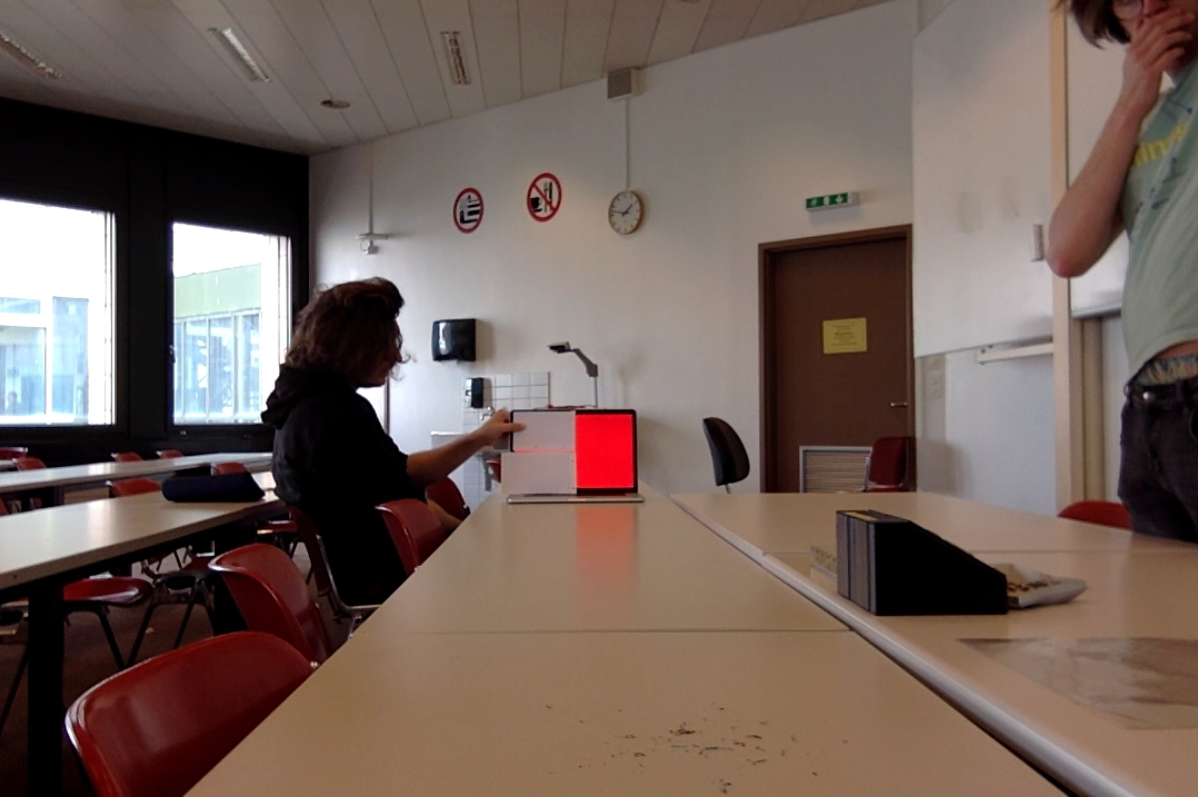
#> input picture receiver/screen_red1.png, 1198 x 797 px
$ jupyter execute Receivre.ipynb   (older library calls are emulated)
#> lines starting #> are read from the running program, lines starting #| are printed output that depends on the picture; after the words box and inside, x2 and y2 are one past the last pixel; in counts of white or black regions, pixels touching at a corner belong together; long printed decimals are rounded
[cell 1]
import numpy as np
import cv2
from matplotlib import pyplot as plt
import time
import math
import sys

Part 1: Screen detection
================

[cell 2]
#this function take the center of the image
def resize(im):
    x = im.shape[0]
    y = im.shape[1]
    return im[int(x/3):int(2*x/3), int(y/3):int(2*y/3)]

[cell 3]
def find_screen(cnts, image):
    total = 0
    approx_tmp = 0
    approx = []
    # loop over the contours
    for c in cnts:
        # approximate the contour
        peri = cv2.arcLength(c, True)
        print("perimetre ", peri)
        approx_tmp = cv2.approxPolyDP(c, 0.02 * peri, True)
        approx_tmp = np.squeeze(approx_tmp)
        #print(approx)
        cv2.drawContours(image, [approx_tmp], -1, (0, 255, 0), 4)
        #print(approx_tmp)
        #print(len(approx_tmp))
        if (peri > 100 and peri < 500):
            approx.append(approx_tmp)
            #print(approx)
            cv2.drawContours(image, [approx_tmp], -1, (0, 255, 0), 4)
    plt.imshow(image)
    plt.show()
    #print(approx)
    #print(len(approx))
    return approx

[cell 4]
def bords(approx):
    if(len(approx) == 2):
        approx = np.concatenate((approx[0], approx[1]), axis = 0)
    approx = np.squeeze(approx)
    bord = []
    min_x = sys.maxsize
    max_x = 0
    min_y = sys.maxsize
    max_y = 0
    config = -1
    for appro in approx:
        if appro[0] > max_x:
            max_x = appro[0]
        if appro[0] < min_x:
            min_x = appro[0]
        if appro[1] > max_y:
            max_y = appro[1]
        if appro[1] < min_y:
            min_y = appro[1]

    bord.extend([min_x, max_x, min_y, max_y])

    if(len(approx) == 4):
        if(max_x - min_x > max_y - min_y):
            config = 2
        else:
            config = 1
    else:
        approx_x = approx[:,0]
        approx_y = approx[:,1]
        fit = np.polyfit(approx_x,approx_y,1)
        if(fit[0] < 0):
            config = 3
        else:
            config = 4
    return bord,config

[cell 5]
def detection(path):
    start_time = time.time()
    if(type(path) == str):
        img = cv2.imread(path)
        path = img
    img = resize(path)
    #on split l'image en fonction des couleurs
    b,g,r = cv2.split(img)

    print("--- %s seconds ---" % (time.time() - start_time))

    # on parcours l'image et on mets r a 0 si b ou r superieur a un seuil (ici 50)
    for x in range(0, r.shape[0]):
        for y in range(0, r.shape[1]):
            if(b[x][y] > 50 or g[x][y] > 50):
                r[x][y] = 0

    print("--- %s seconds ---" % (time.time() - start_time))

    # on applique un filtre binaire
    ret,seg_red = cv2.threshold(r,190,255.0,cv2.THRESH_BINARY)

    # detecte
    edged = cv2.Canny(seg_red, 100, 100)

    kernel = cv2.getStructuringElement(cv2.MORPH_RECT, (5, 5))
    closed = cv2.morphologyEx(edged, cv2.MORPH_CLOSE, kernel)

    im2, cnts, hierarchy = cv2.findContours(closed.copy(), cv2.RETR_EXTERNAL, cv2.CHAIN_APPROX_SIMPLE)

    plt.imshow(closed)
    plt.show()

    approx = find_screen(cnts, img)

    bord,config = bords(approx)

    plt.imshow(img)
    plt.show()
    sucess = 1

    print("les 4 bords de l'ecrans sont : ", bord)
    print("la configuration est la n°", config)
    print("--- %s seconds ---" % (time.time() - start_time))

    return bord,config,sucess

[cell 6]
bord1, config1, sucss = detection('screen_red1.png')
#> in detection, img is the input picture: shape (797, 1198, 3); mean B, G, R 89.5, 97, 114.6
#> in detection, `ret,seg_red = cv2.threshold(r,190,255.0,cv2.THRESH_BINARY)`:
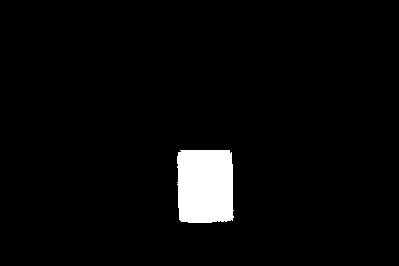
#> seg_red: shape (266, 399); 3.7% white; 1 white region, box (x1, y1, x2, y2) and area: (177, 150, 234, 223) 3948
#> in detection, `edged = cv2.Canny(seg_red, 100, 100)`: edged: shape (266, 399); 0.23% white in thin lines or dots, all inside (x1, y1, x2, y2) = (176, 149, 234, 223)
#> in detection, `im2, cnts, hierarchy = cv2.findContours(closed.copy(), cv2.RETR_EXTERN..`: cnts = 1 contour; box (x1, y1, x2, y2) and area: (176, 149, 234, 223) 3952
#> the loop in find_screen, `for c in cnts:` made 1 pass
#> (peri, approx_tmp) on pass 1: (250, [[180, 149], [179, 220], [231, 220], [231, 152]])
#| perimetre  250.042
#> after the loop in find_screen, `for c in cnts:`: approx = [[[180, 149], [179, 220], [231, 220], [231, 152]]]
#> in bords, `approx = np.squeeze(approx)`: approx = [[180, 149], [179, 220], [231, 220], [231, 152]]
#> the loop in bords, `for appro in approx:` made 4 passes
#> (max_x, min_x, max_y, min_y) on pass 1: (180, 180, 149, 149)
#> after the loop in bords, `for appro in approx:`: max_x = 231; max_y = 220; min_x = 179; min_y = 149
#> in detection, `bord,config = bords(approx)`: bord = [179, 231, 149, 220]; config = 1
#| les 4 bords de l'ecrans sont :  [179, 231, 149, 220]
#| la configuration est la n° 1
#> bord1 = [179, 231, 149, 220]; config1 = 1; sucss = 1

[cell 7]
bord2, config2, s = detection('screen_red2.png')
#> call 2 of detection, with path = 'screen_red2.png'
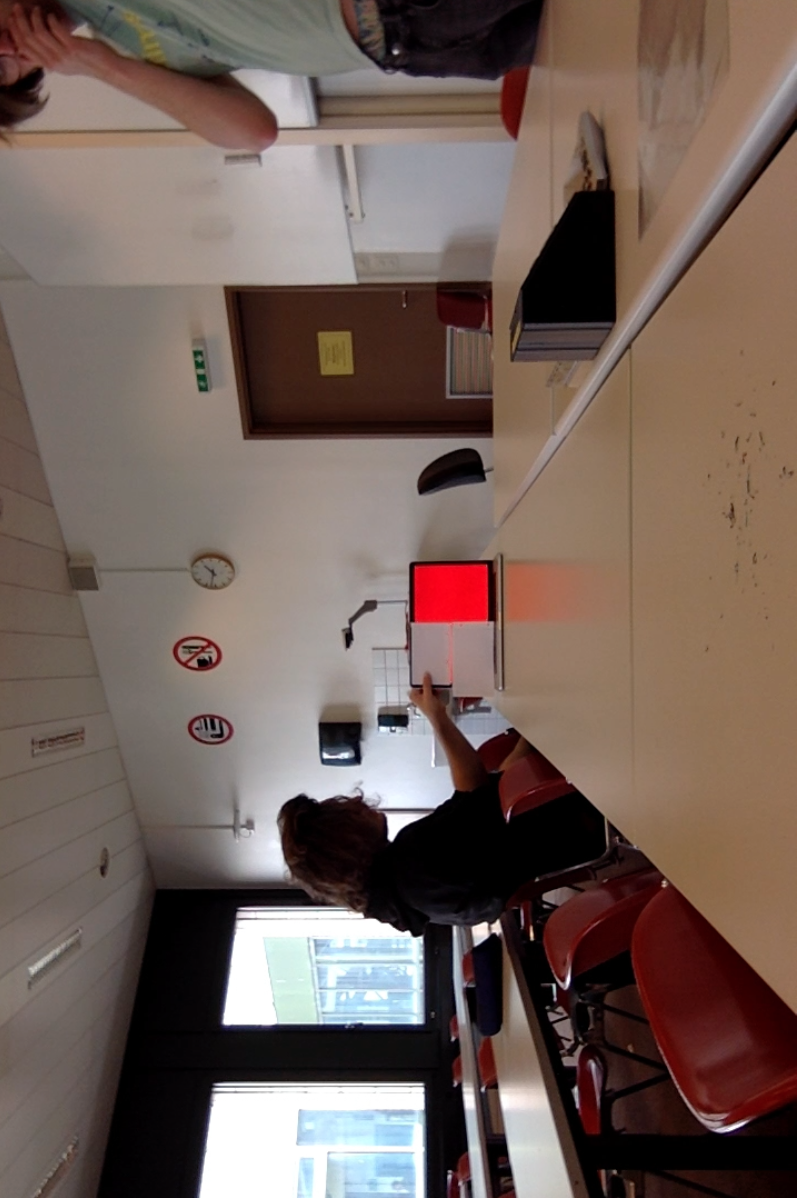
#> input picture receiver/screen_red2.png, 797 x 1198 px
#> in detection, img is the input picture: shape (1198, 797, 3); mean B, G, R 89.5, 97, 114.6
#> in detection (call 2), `ret,seg_red = cv2.threshold(r,190,255.0,cv2.THRESH_BINARY)`: seg_red: shape (399, 266); 3.7% white; 1 white region, box (x1, y1, x2, y2) and area: (150, 166, 223, 223) 3948
#> in detection (call 2), `edged = cv2.Canny(seg_red, 100, 100)`: edged: shape (399, 266); 0.23% white in thin lines or dots, all inside (x1, y1, x2, y2) = (149, 166, 223, 223)
#> in detection (call 2), `kernel = cv2.getStructuringElement(cv2.MORPH_RECT, (5, 5))`: kernel = [[1, 1, 1, 1, 1], [1, 1, 1, 1, 1], [1, 1, 1, 1, 1], [1, 1, 1, 1, 1], [1, 1, 1, 1, 1]]
#> in detection (call 2), `im2, cnts, hierarchy = cv2.findContours(closed.copy(), cv2.RETR_EXTERN..`: cnts = 1 contour; box (x1, y1, x2, y2) and area: (149, 166, 223, 223) 3960
#> the loop in find_screen (call 2), `for c in cnts:` made 1 pass
#> (peri, approx_tmp) on pass 1: (251.2, [[149, 171], [149, 219], [221, 219], [220, 166]])
#| perimetre  251.213
#> in detection (call 2), `approx = find_screen(cnts, img)`: approx = [[[149, 171], [149, 219], [221, 219], [220, 166]]]
#> the loop in bords (call 2), `for appro in approx:` made 4 passes
#> (max_x, min_x, max_y, min_y) on pass 1: (149, 149, 171, 171)
#> (appro, max_y) on pass 2: ([149, 219], 219)
#> in detection (call 2), `bord,config = bords(approx)`: bord = [149, 221, 166, 219]; config = 2
#| les 4 bords de l'ecrans sont :  [149, 221, 166, 219]
#| la configuration est la n° 2
#> bord2 = [149, 221, 166, 219]; config2 = 2; s = 1

[cell 8]
bord3, config3, s = detection('screen_red3.png')
#> call 3 of detection, with path = 'screen_red3.png'
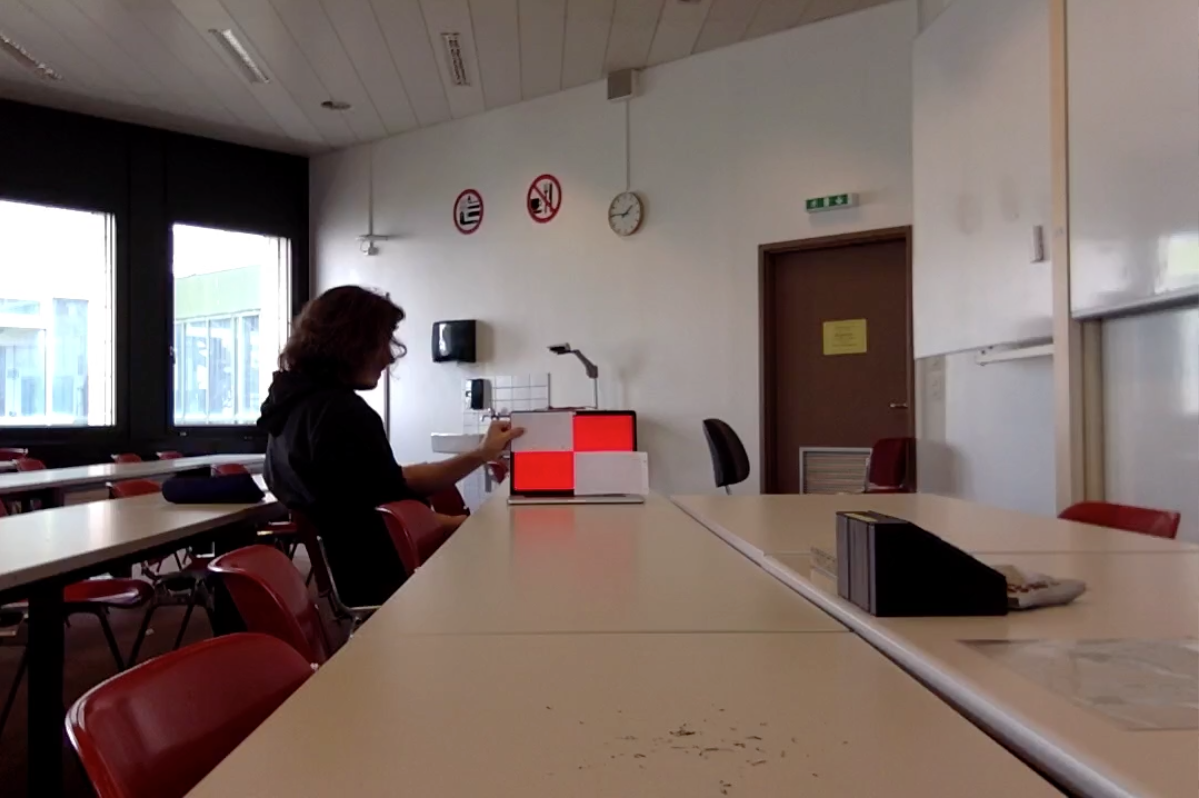
#> input picture receiver/screen_red3.png, 1199 x 798 px
#> in detection, img is the input picture: shape (798, 1199, 3); mean B, G, R 99.9, 105, 120.3
#> in detection (call 3), `ret,seg_red = cv2.threshold(r,190,255.0,cv2.THRESH_BINARY)`: seg_red: shape (266, 400); 3.6% white; 2 white regions, box (x1, y1, x2, y2) and area: (116, 186, 174, 223) 2016, (175, 150, 233, 185) 1827
#> in detection (call 3), `edged = cv2.Canny(seg_red, 100, 100)`: edged: shape (266, 400); 0.33% white in thin lines or dots, all inside (x1, y1, x2, y2) = (115, 150, 233, 223)
#> in detection (call 3), `im2, cnts, hierarchy = cv2.findContours(closed.copy(), cv2.RETR_EXTERN..`: cnts = 2 contours; box (x1, y1, x2, y2) and area: (115, 185, 174, 223) 2014, (174, 150, 233, 185) 1826
#> in detection (call 3), `approx = find_screen(cnts, img)`: approx = [[[173, 185], [117, 188], [117, 222], [173, 220]], [[175, 154], [175, 184], [232, 180], [228, 150]]]
#> in detection (call 3), `bord,config = bords(approx)`: bord = [117, 232, 150, 222]; config = 3
#| les 4 bords de l'ecrans sont :  [117, 232, 150, 222]
#| la configuration est la n° 3
#> bord3 = [117, 232, 150, 222]; config3 = 3

[cell 9]
bord4, config4, s = detection('screen_red4.png')
#> call 4 of detection, with path = 'screen_red4.png'
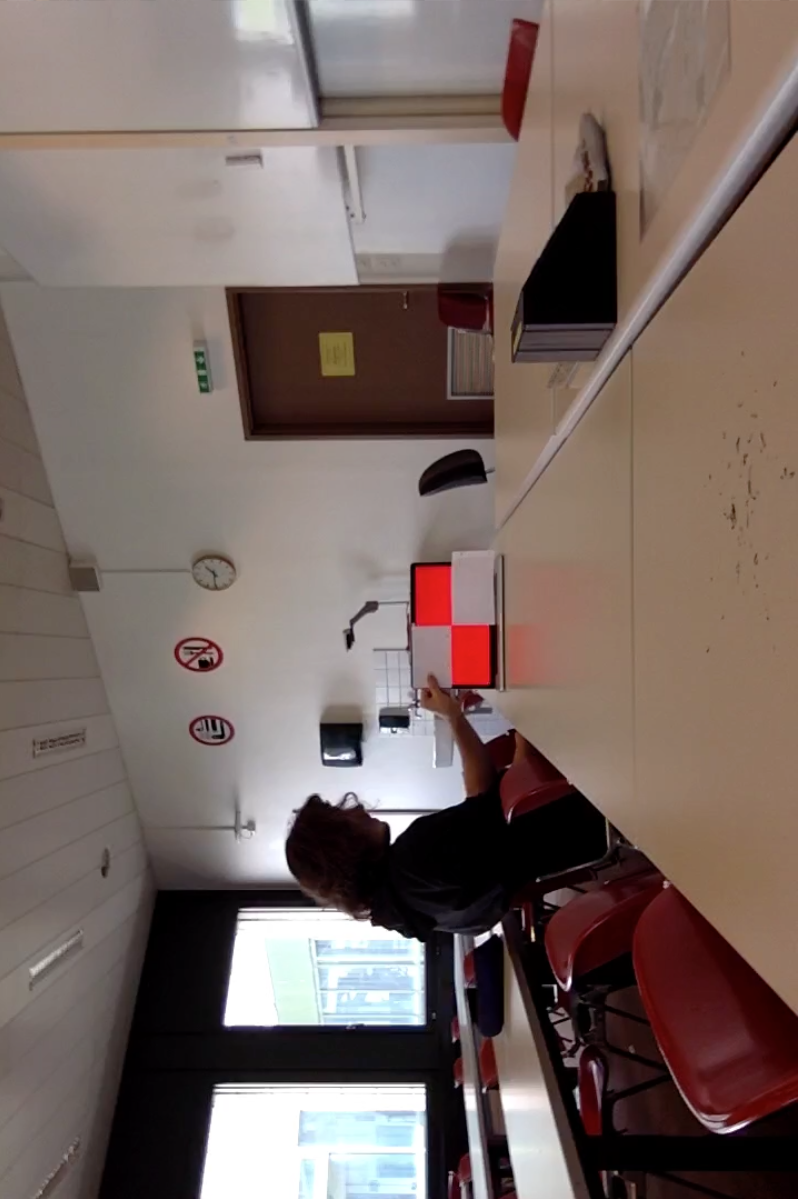
#> input picture receiver/screen_red4.png, 798 x 1199 px
#> in detection, img is the input picture: shape (1199, 798, 3); mean B, G, R 99.9, 105, 120.3
#> in detection (call 4), `b,g,r = cv2.split(img)`:
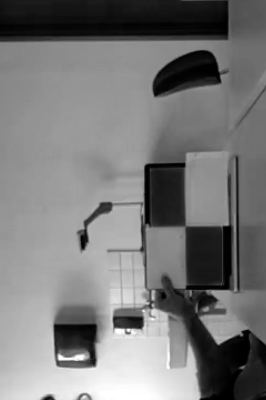
#> b: shape (400, 266); min 0, max 255, mean 120.5
#> after the loop in detection (call 4), `for x in range(0, r.shape[0]):`:
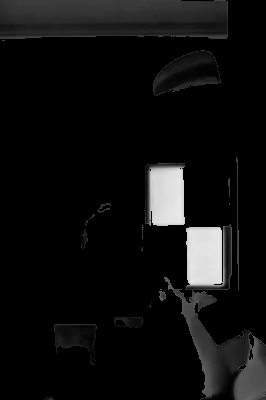
#> r: shape (400, 266); min 0, max 233, mean 15.6
#> in detection (call 4), `ret,seg_red = cv2.threshold(r,190,255.0,cv2.THRESH_BINARY)`: seg_red: shape (400, 266); 3.6% white; 2 white regions, box (x1, y1, x2, y2) and area: (186, 227, 223, 285) 2016, (150, 168, 185, 226) 1827
#> in detection (call 4), `edged = cv2.Canny(seg_red, 100, 100)`:
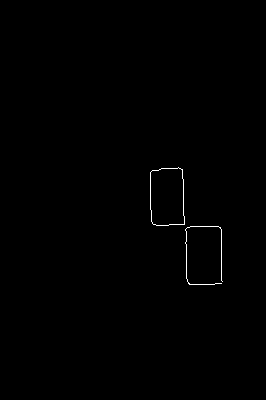
#> edged: shape (400, 266); 0.33% white in thin lines or dots, all inside (x1, y1, x2, y2) = (150, 167, 223, 285)
#> in detection (call 4), `im2, cnts, hierarchy = cv2.findContours(closed.copy(), cv2.RETR_EXTERN..`: cnts = 2 contours; box (x1, y1, x2, y2) and area: (185, 226, 223, 285) 2014, (150, 167, 185, 226) 1820
#> in detection (call 4), `approx = find_screen(cnts, img)`: approx = [[[185, 227], [188, 283], [221, 283], [220, 227]], [[150, 172], [153, 224], [184, 224], [182, 169]]]
#> in detection (call 4), `bord,config = bords(approx)`: bord = [150, 221, 169, 283]; config = 4
#| les 4 bords de l'ecrans sont :  [150, 221, 169, 283]
#| la configuration est la n° 4
#> bord4 = [150, 221, 169, 283]; config4 = 4

Part 2: Color detection
================

[cell 10]
def color_detection (bord, config, path):
    if(type(path) == str):
        img = cv2.imread(path)
        path = img
    elif(path == None):
        return 'end'

    img = resize(path)
    img = cv2.cvtColor(img, cv2.COLOR_BGR2RGB)
    # bords = [min_x, max_x, min_y, max_y]

    im1 = []
    im2 = []
    colors1 = []
    colors2 = []
    # ========================= A Verifier ======================
    (min_y, max_y, min_x, max_x) = bord
    #(min_x, max_x, min_y, max_y) = bord
    mid_x = int( min_x + (max_x - min_x)/2)
    mid_y = int( min_y + (max_y - min_y)/2)

    #print("min x : ", min_x, " max_x : ", max_x, " min y: ", min_y, " max y: ", max_y)
    if(config == 2):
        #Image dans la hauteur - ie
        im1 = img[min_x: max_x, min_y: mid_y ]
        im2 = img[min_x: max_x , mid_y:max_y ]
    elif(config == 1):
        #Image dans la Longeur - ie
        im1 = img[min_x : mid_x , min_y:max_y]
        im2 = img[mid_x : max_x, min_y:max_y]
    elif(config == 3):
        #Image dans  - ie
        im1 = img[min_x : mid_x, mid_y : max_y]
        im2 = img[mid_x : max_x, min_y : mid_y]
    elif(config == 4):
        #Image dans  - ie
        im1 = img[min_x : mid_x , min_y : mid_y]
        im2 = img[mid_x : max_x, mid_y : max_y]


    colors1 = cutting(im1, 3, 3)
    colors2 = cutting(im2, 3, 3)
    if(colors1 == colors2):
        return colors1
    else:
        print("Error 1 : ", colors1)
        print("Error 2 : ", colors2)
        print("Image 1")
        plt.imshow(im1)
        plt.show()

        print("Image 2")
        plt.imshow(im2)
        plt.show()
        return 'error'

[cell 11]
# this function take an image and two index,
def cutting(img, indexX, indexY):
    colors = []
    x = img.shape[0]
    y = img.shape[1]
    for i in range(0, indexX):
        #print("Index of i:", i)
        for j in range(0, indexY):
            #print("Index of j:", j)
            imTmp = img[int((i)*x/indexX):int((i+1)*x/indexX), int((j)*y/indexY):int((j+1)*y/indexY)]
            #plt.imshow(imTmp)
            #plt.show()
            color = find_color(imTmp)
            colors.append(color)
    return colors

[cell 12]
rgb_dictionary = {
    #
    (255,0,0): 'red',
    (0,255,0):'green',
    #(0,255,250):'blue_cian',
    (0,0,255): 'blue'
    #(255, 255,0): 'yellow',
    #(255, 0, 255): 'Magenta',
    #(255, 255, 255): 'white',
    #(0,0,0): 'black'
}

[cell 13]
#This function
def distance(c1, c2):
    (r1,g1,b1) = c1
    (r2,g2,b2) = c2
    return math.sqrt((r1 - r2)**2 + (g1 - g2) ** 2 + (b1 - b2) **2)

[cell 14]
# this function take a point and find its color
def witch_color(point):
    colors = list(rgb_dictionary.keys())
    closest_colors = sorted(colors, key=lambda color: distance(color, point))
    closest_color = closest_colors[0]
    code = rgb_dictionary[closest_color]
    return code

[cell 15]
# this function take an square and output its color
def find_color(img):
    #plt.imshow(img)
    #plt.show()
    x = img.shape[0]
    y = img.shape[1]
    mid = img[int(x/2), int(y/2)]
    return witch_color(mid)

[cell 16]
start_time = time.time()

print(color_detection(bord3, config3, 'color_screen3.png'))
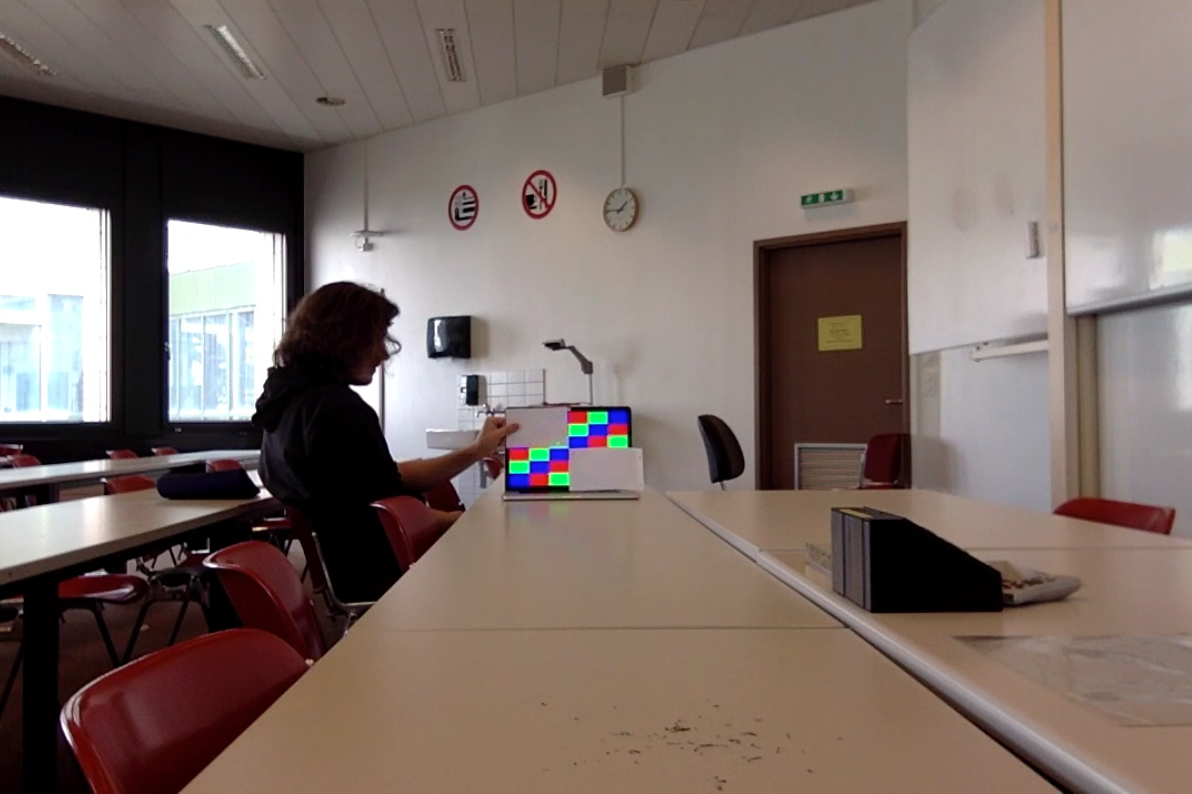
#> input picture receiver/color_screen3.png, 1192 x 794 px
#> in color_detection, img is the input picture: shape (794, 1192, 3); mean B, G, R 100.7, 107, 122
#> in resize (call 5), `return im[int(x/3):int(2*x/3), int(y/3):int(2*y/3)]`:
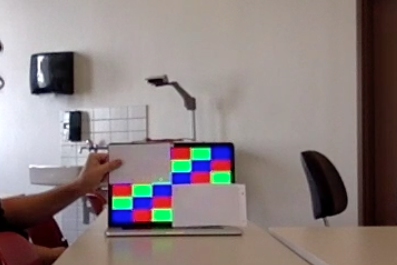
#> returned value: shape (265, 397, 3); mean of channels 0, 1, 2 126.5, 127.7, 139.2; drawn as B, G, R
#> in color_detection, `(min_y, max_y, min_x, max_x) = bord`: min_y = 117; max_y = 232; min_x = 150; max_x = 222
#> in color_detection, `mid_x = int( min_x + (max_x - min_x)/2)`: mid_x = 186
#> in color_detection, `mid_y = int( min_y + (max_y - min_y)/2)`: mid_y = 174
#> in color_detection, `im2 = img[mid_x : max_x, min_y : mid_y]`:
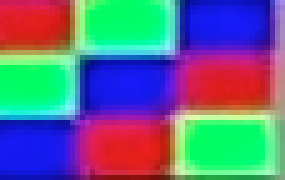
#> im2: shape (36, 57, 3) (shown 5 times larger); mean R, G, B 96.8, 109.7, 138.2
#> after the loop in cutting, `for i in range(0, indexX):`: colors = ['red', 'green', 'blue', 'green', 'blue', 'red', 'blue', 'red', 'green']
#> in color_detection, `colors1 = cutting(im1, 3, 3)`: colors1 has the same summary as colors in cutting
#> the loop in cutting (call 2), `for i in range(0, indexX): #print("Index of i:", i)` made 3 passes
#> in color_detection, `colors2 = cutting(im2, 3, 3)`: colors2 has the same summary as colors in cutting
#| ['red', 'green', 'blue', 'green', 'blue', 'red', 'blue', 'red', 'green']
print("--- %s seconds ---" % (time.time() - start_time))
